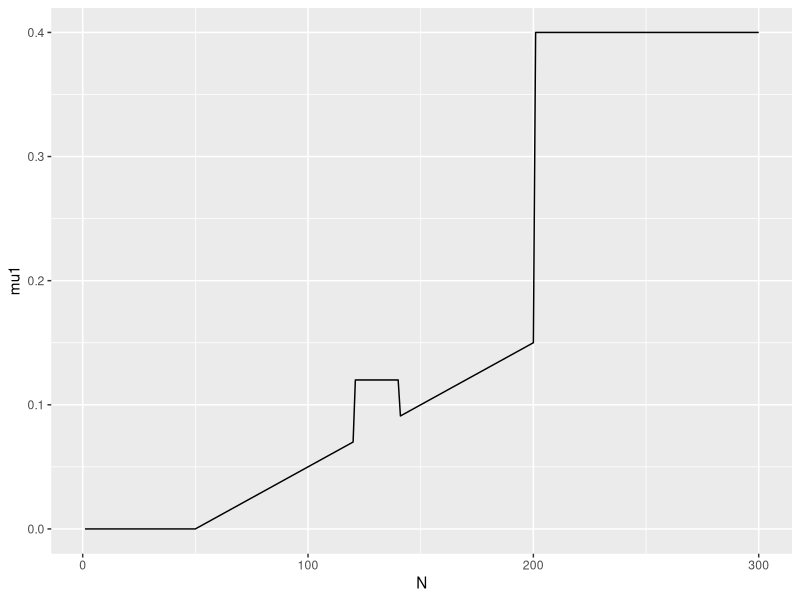
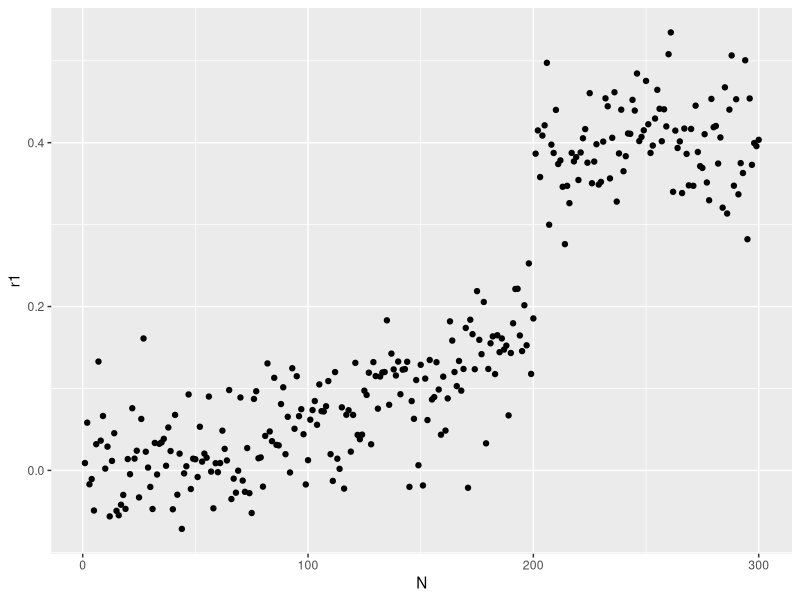
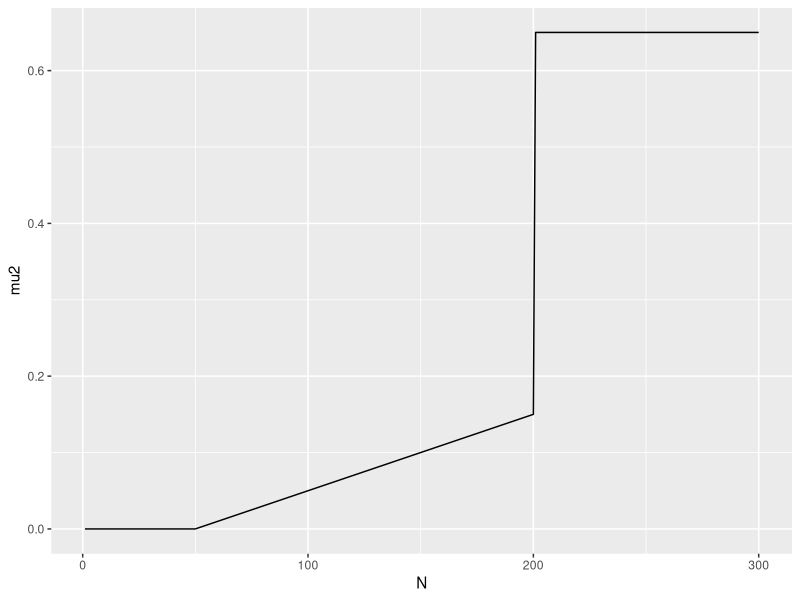
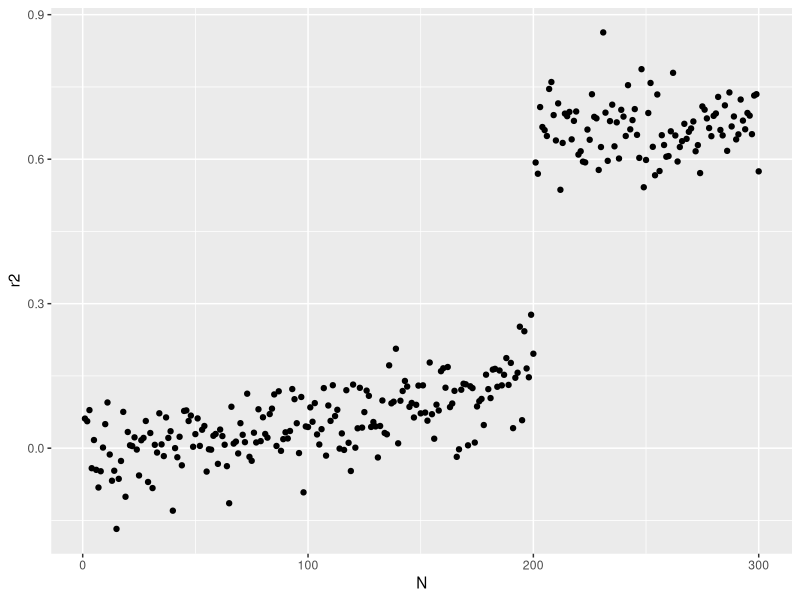
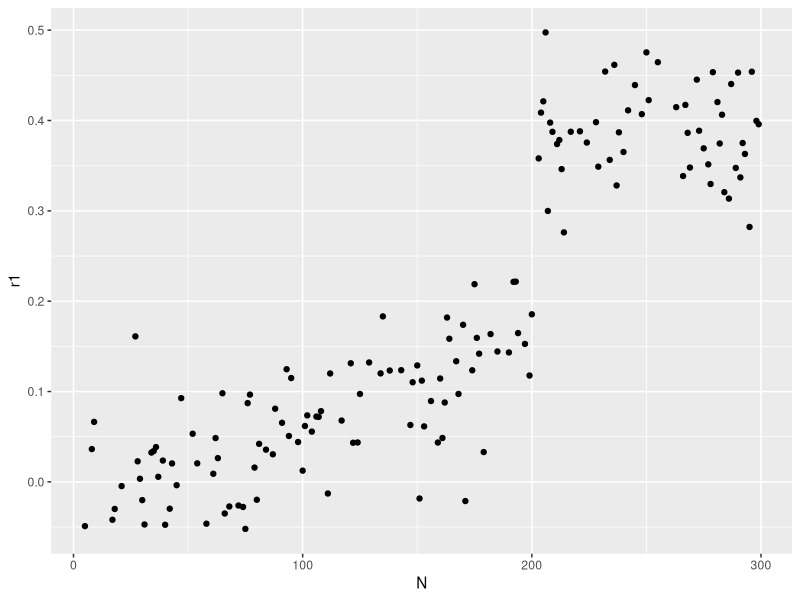
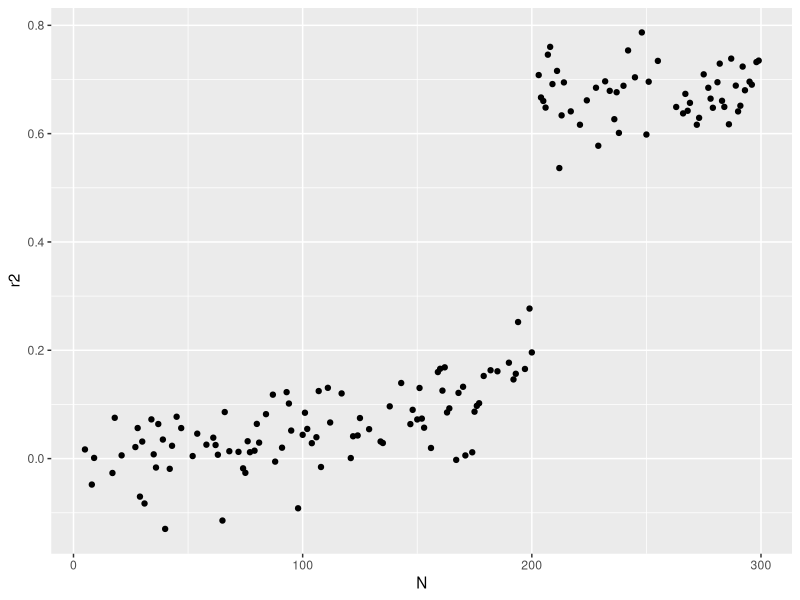
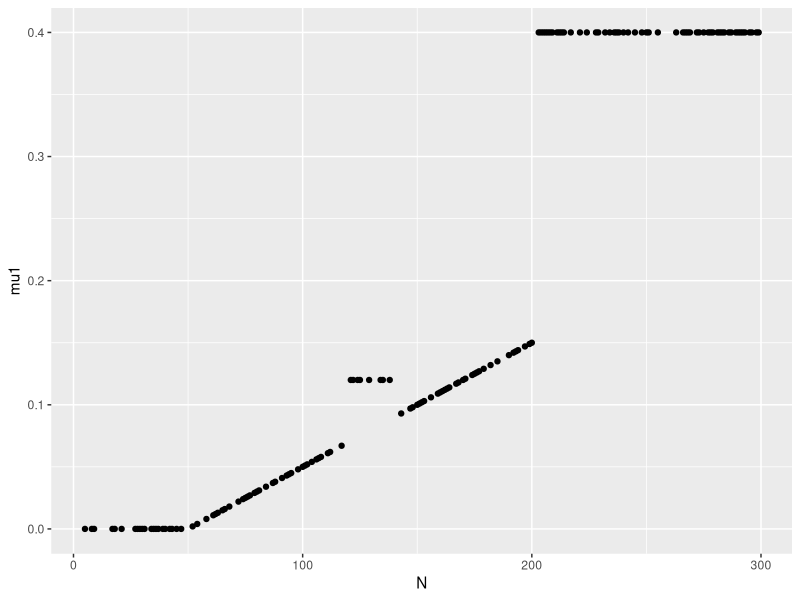
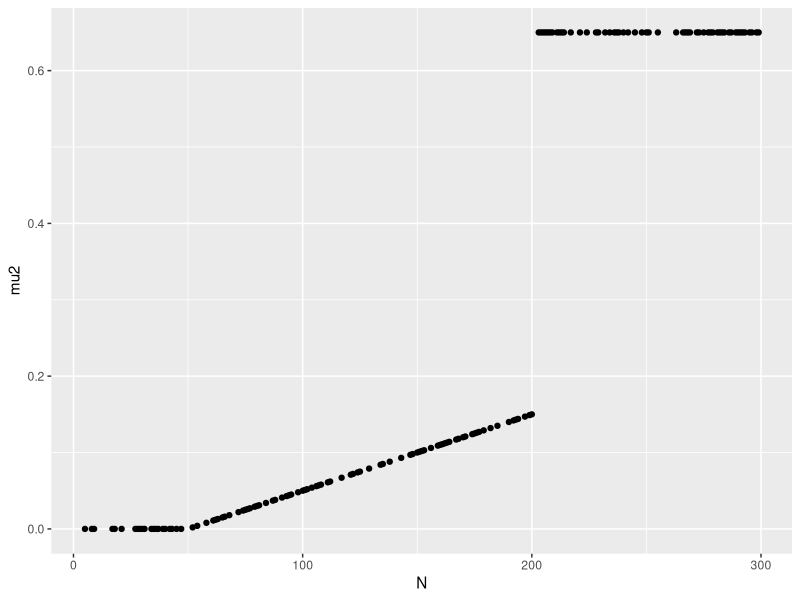

These charts were generated, in order, by the following R code:
library(ggplot2)
library(dplyr)


setwd("D:/Ilustration-proc-dure")

# Generate Data mu1 & r1-----------------------------------------------------------
Nbre <- 300
Nbre1 <- 50
Nbre2 <- 150
Nbre3 <- 100
NT <- 120
Nbre4 <- 20
a <- 0.001
b <- 0.25
c <- 0.05
sd <- 0.05

Data <- data.frame(N = seq(1:Nbre))
Data$mu1 <- rep(NA,Nbre)

Data$mu1[1:Nbre1] <- 0
Data$mu1[(Nbre1+1):(Nbre1 + Nbre2)] <- a*(Data$N[(Nbre1+1):(Nbre1 + Nbre2)] - Nbre1)
Data$mu1[(Nbre1+Nbre2+1):(Nbre1+Nbre2+Nbre3)] <- a*Nbre2 + b
Data$mu1[(NT+1):(NT+Nbre4)] <- a*(NT - Nbre1) + c

Data$r1 <- Data$mu1 + rnorm(n = Nbre,sd = sd) 
 
ggplot(Data,aes(x = N, y = mu1)) + geom_line()
ggplot(Data,aes(x = N, y = r1))  + geom_point() 
write.table(Data[,c("N","mu1")],"mu1.txt",sep = "\t",row.names = FALSE,col.names = F)

# Generate Data mu2 & r2-----------------------------------------------------------


Nbre <- 300
Nbre1 <- 50
Nbre2 <- 150
Nbre3 <- 100
NT <- 120

a <- 0.001
b <- 0.5

sd <- 0.05

Data$mu2 <- rep(NA,Nbre)

Data$mu2[1:Nbre1] <- 0
Data$mu2[(Nbre1+1):(Nbre1 + Nbre2)] <- a*(Data$N[(Nbre1+1):(Nbre1 + Nbre2)] - Nbre1)
Data$mu2[(Nbre1+Nbre2+1):(Nbre1+Nbre2+Nbre3)] <- a*Nbre2 + b


Data$r2 <- Data$mu2 + rnorm(Nbre,sd = sd) 

ggplot(Data,aes(x = N, y = mu2)) + geom_line()
ggplot(Data,aes(x = N, y = r2))  + geom_point() 
write.table(Data[,c("N","mu2")],"mu2.txt",sep = "\t",row.names = FALSE,col.names = F)



# Labellize the data : 3 trajectory ---------------------------------------

Data$traj[1:Nbre2]  <- "traj1"
Data$traj[(NT+1):(NT+Nbre4)]  <- "traj2"
Data$traj[(Nbre1+Nbre2+1):(Nbre1+Nbre2+Nbre3)]  <- "traj3"

# Delete a part of data to simulate NSS periods ---------------------------

NSSP <- 0.5

DataBis <- Data[-sample(1:Nbre,NSSP*Nbre),]

ggplot(DataBis,aes(x = N, y = r1))  + geom_point() 
ggplot(DataBis,aes(x = N, y = r2))  + geom_point() 
ggplot(DataBis,aes(x = N, y = mu1))  + geom_point() 
ggplot(DataBis,aes(x = N, y = mu2))  + geom_point() 


write.table(DataBis[,c("N","r1")],"r1.txt",sep = "\t",row.names = FALSE,col.names = F)

write.table(DataBis[,c("N","r2")],"r2.txt",sep = "\t",row.names = FALSE,col.names = F)

# Data in the indicators' space -------------------------------------------


ggplot(DataBis,aes(x = r1,y = r2)) + geom_point()
ggplot(DataBis,aes(x = mu1,y = mu2)) + geom_line()


# Save into 3 trajectories ------------------------------------------------

Data %>%
      filter(traj == "traj1") %>%
      select(mu1,mu2)%>%
      write.table(.,"traj1.txt",sep = "\t",row.names = FALSE,col.names = F)

Data %>%
  filter(traj == "traj2") %>%
  select(mu1,mu2)%>%
  write.table(.,"traj2.txt",sep = "\t",row.names = FALSE,col.names = F)

Data %>%
  filter(traj == "traj3") %>%
  select(mu1,mu2)%>%
  write.table(.,"traj3.txt",sep = "\t",row.names = FALSE,col.names = F)


DataBis %>%
  filter(traj == "traj1") %>%
  select(r1,r2)%>%
  write.table(.,"traj1R.txt",sep = "\t",row.names = FALSE,col.names = F)

DataBis %>%
  filter(traj == "traj2") %>%
  select(r1,r2)%>%
  write.table(.,"traj2R.txt",sep = "\t",row.names = FALSE,col.names = F)

DataBis %>%
  filter(traj == "traj3") %>%
  select(r1,r2)%>%
  write.table(.,"traj3R.txt",sep = "\t",row.names = FALSE,col.names = F)


